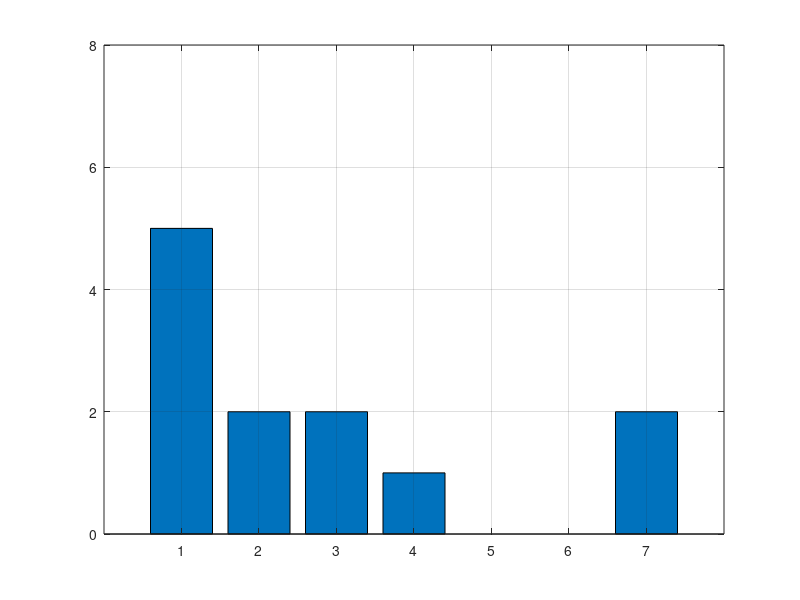
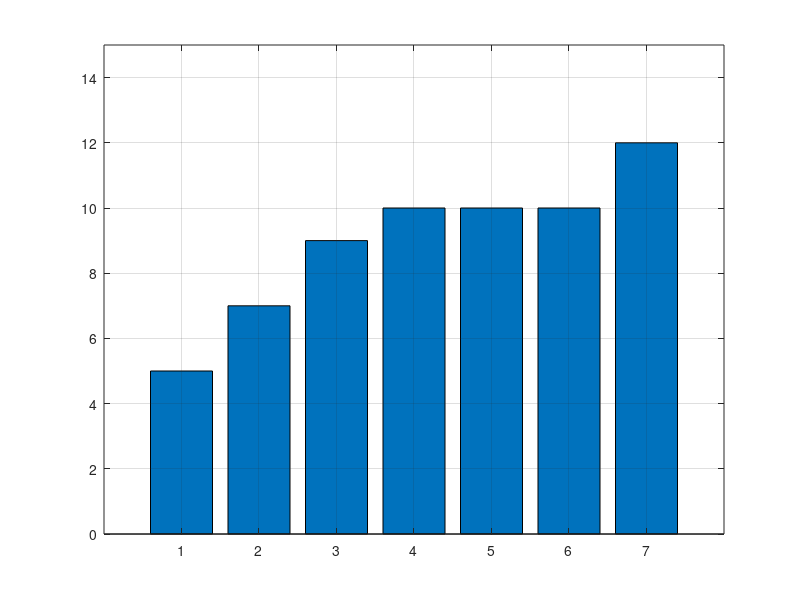
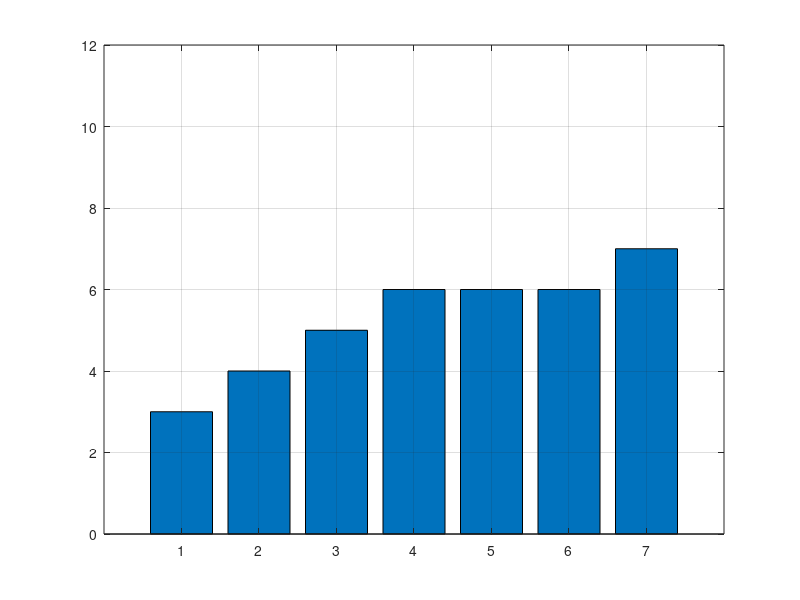

These figures' MATLAB source, in order:
%DATA
data = [ 1 2 1 1, 3 3 4 7, 2 1 1 7]
 
%HISTOGRAM CITRA
[kolom, baris] = size(data);
histogram = zeros(1,7);
 
for x = 1 : kolom
    for y = 1 : baris
        ii = data(x,y);
        histogram(ii) = histogram(ii) + 1;
    end
end
 
figure(1)
bar(histogram)
axis([0 8 0 8])
grid on
 
%DISTRIBUSI KUMULATIF
kumulatif = zeros(1,7);
for A = 1 : 7
    kumulatif(A) = sum(histogram(1:A));
end
 
figure(2)
bar(kumulatif)
axis([0 8 0 15])
grid on
 
%EKUALISASI
ekualisasi = zeros(1,7);
for B = 1 : 7
    ekualisasi(B) = round(kumulatif(B) * 7 / (kolom * baris));
end
 
figure(3)
bar(ekualisasi)
axis([0 8 0 kolom*baris])
grid on